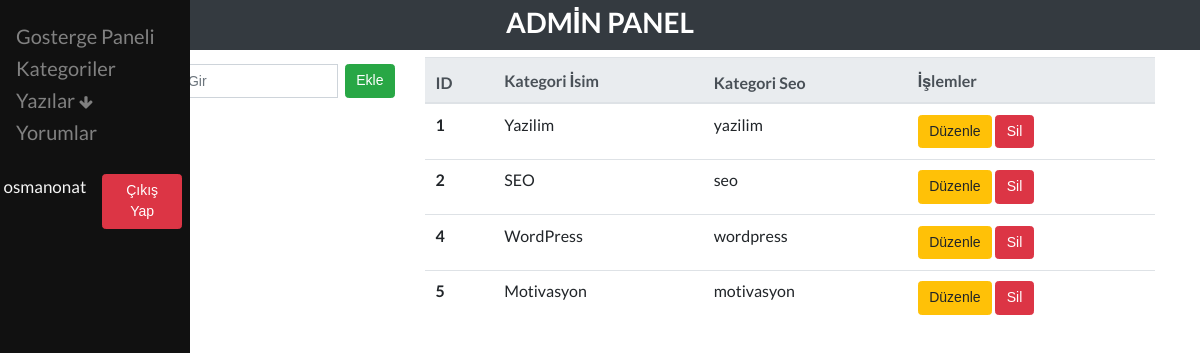
Screenshot of /admin/kategoriler.php (signed in) with the database file from the repository.
### tables this page shows
CREATE TABLE IF NOT EXISTS `kategoriler` (
  `id` int(50) NOT NULL AUTO_INCREMENT,
  `kategori_isim` text NOT NULL,
  `kategori_seo` text NOT NULL,
  PRIMARY KEY (`id`)
);

### admin/kategoriler.php (the view, shortened to what this page needs)
<?php
include("header.php");
?>
<div class="container">
    <div class="row">
    <div class="col-md-4">
            <form action="<?= $_SERVER['PHP_SELF'] ?>" method="post">
                <div class="input-group mb-3 mt-3">
                    <div class="input-group-prepend">
                        <span class="input-group-text" id="basic-addon1">Kategori</span>
                    </div>
                    <input type="text" class="form-control" name="kategori_isim" placeholder="Kategori Gir">
                    <input type="submit" class="btn btn-success ml-2" name="kategoributton" value="Ekle">
                </div>
            </form>
        </div>
        <div class="col-md-8 mt-2">
            <table class="table">
                <thead class="thead-light">
                    <tr>
                        <th scope="col">ID</th>
                        <th scope="col">Kategori İsim</th>
                        <th scope="col">Kategori Seo</th>
                        <th scope="col">İşlemler</th>
                    </tr>
                </thead>
                <tbody>
                <?php
                $kategoriListele = "SELECT * FROM kategoriler";
                foreach($connection->query($kategoriListele) as $listele) : ?>
                    <tr>
                    <th scope="row"><?php echo $listele['id']?></th>
                        <td><?php echo $listele['kategori_isim']?></td>
                        <td><?php echo $listele['kategori_seo']?></td>
                        <td>
                            <button class="btn btn-warning" name="düzenle">Düzenle</button>
                            <a href="getprocess.php?kategori=<?= $listele['id']?>">
                                <button class="btn btn-danger">
                                    Sil
                                </button>
                            </a>
                        </td>
                    </tr>
                <?php endforeach; ?>
                </tbody>
            </table>
        </div>
    </div>
</div>
<?php
include("footer.php");
?>

### admin/header.php (shortened to what this page needs)
<!DOCTYPE html>
<html lang="en">
<head>
    <link rel="stylesheet" href="https://maxcdn.bootstrapcdn.com/bootstrap/4.5.2/css/bootstrap.min.css">
    <link rel="stylesheet" href="https://cdnjs.cloudflare.com/ajax/libs/font-awesome/4.7.0/css/font-awesome.min.css">
    <link rel="stylesheet" href="assets/css/style.css">
    <link href="css/owl.carousel.min.css" rel="stylesheet" type="text/html">
    <link href="css/owl.theme.default.min.css" rel="stylesheet" type="text/html">
    <link rel="stylesheet" href="https://cdnjs.cloudflare.com/ajax/libs/semantic-ui/2.2.7/semantic.min.css" />
</head>
<body>
    <header>
        <div class="header">
            <div class="bg-dark" style="height: 50px;">
                <div class="brand ml-auto p-1 text-center">
                    <h1 style="color: white;">
                        ADMİN PANEL
                    </h1>
                </div>
            </div>
        </div>
    </header>
    <div class="container">
        <div class="row">
            <div class="sidenav">
                <a href="gosterge_paneli.php">Gosterge Paneli</a>
                <a href="kategoriler.php">Kategoriler</a>
                <div class="dropdown-sidebar">
                    <a href="">Yazılar
                        <i class="fa fa-arrow-down" style="color: gray; font-size: 15px;"></i>
                    </a>
                </div>
                <a href="yorumlar.php">Yorumlar</a>
                <br>
                <div class="sidebar-footer d-flex">
                    <p class="">
                        <?php
                        if (isset($_SESSION['adminName'])) {
                            echo '
                                <p class="mt-2 ml-1" style="color:whitesmoke; font-size:17px;">
                                    '.$_SESSION['adminName'].'
                                </p>
                            ';
                        } else {
                            echo "Session Bulunamadı!";
                        }
                        ?>
                    </p>
                    <a href="logout.php">
                        <button class="btn btn-danger">
                            Çıkış Yap
                        </button>
                    </a>
                </div>
            </div>

### admin/footer.php
</body>
</html>

### admin/assets/css/style.css (style rules this page uses)
* { margin: 0; padding: 0; list-style-type: none; }

### admin/header.php (style rules this page uses)
.sidenav { height: 100%; width: 190px; position: fixed; z-index: 1; top: 0; left: 0; background-color: #111; overflow-x: hidden; padding-top: 20px; }
.sidenav a, .dropdown-btn { padding: 6px 8px 6px 16px; text-decoration: none; font-size: 20px; color: #818181; display: block; border: none; background: none; width: 100%; text-align: left; cursor: pointer; outline: none; }

### rows the page displays
kategoriler: id "1", kategori_isim "Yazilim", kategori_seo "yazilim"
kategoriler: id "2", kategori_isim "SEO", kategori_seo "seo"
kategoriler: id "4", kategori_isim "WordPress", kategori_seo "wordpress"
kategoriler: id "5", kategori_isim "Motivasyon", kategori_seo "motivasyon"

### other values shown
$_SESSION['adminName'] "osmanonat"
